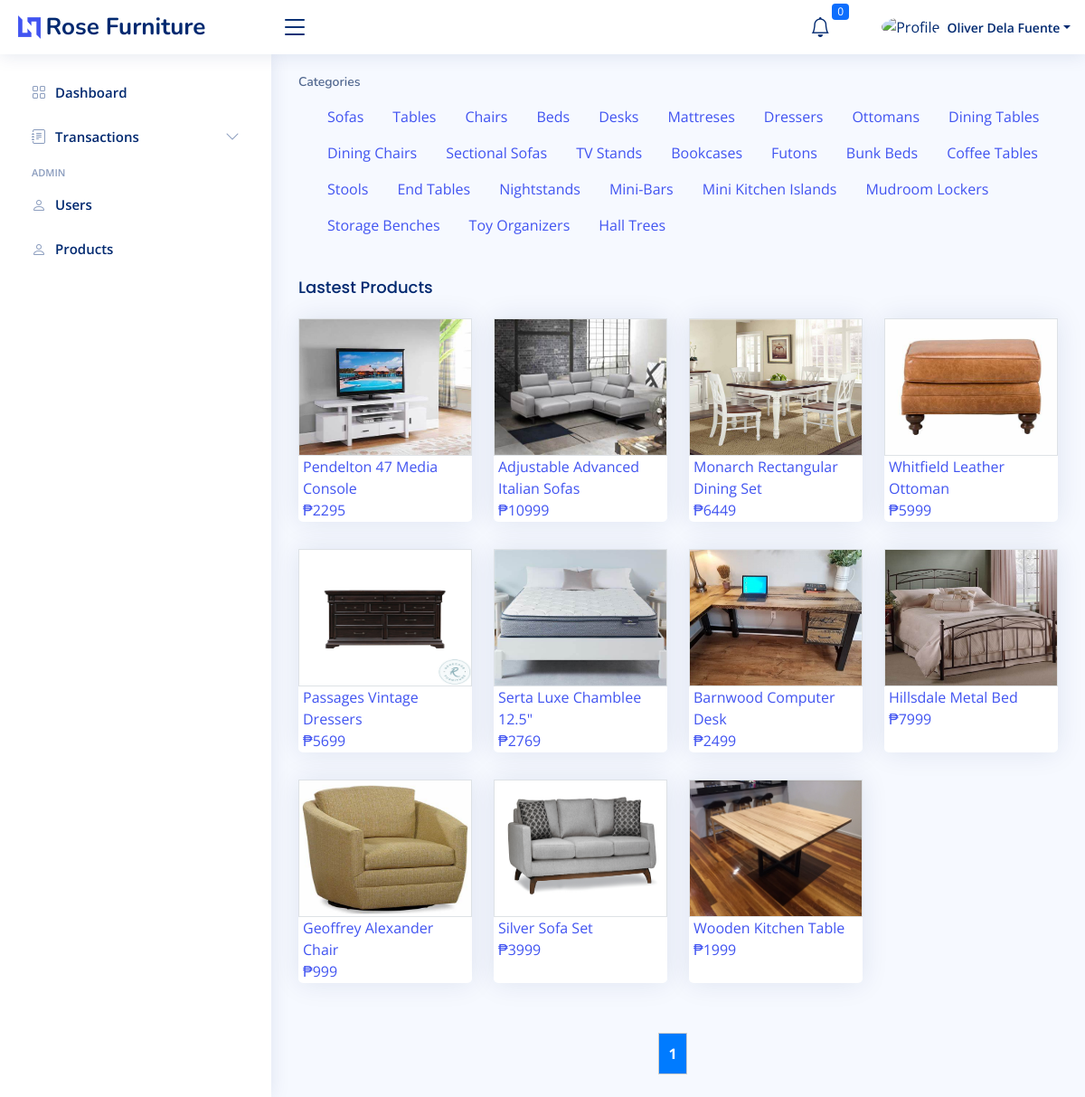
The page /ecommerce/home.php (signed in) on the database its author committed.
### tables this page shows
CREATE TABLE `tbl_users` (
  `user_id` int(11) NOT NULL,
  `first_name` varchar(100) DEFAULT NULL,
  `last_name` varchar(100) DEFAULT NULL,
  `address` varchar(250) DEFAULT NULL,
  `contact_no` varchar(50) DEFAULT NULL,
  `username` varchar(100) DEFAULT NULL,
  `password` varchar(100) DEFAULT NULL,
  `email` varchar(100) DEFAULT NULL,
  `group_code` int(11) DEFAULT NULL,
  `status` int(11) DEFAULT 1
);

CREATE TABLE `tbl_category` (
  `category_id` int(11) NOT NULL,
  `category_name` varchar(100) DEFAULT NULL,
  `category_status` int(11) DEFAULT 1
);

CREATE TABLE `tbl_products` (
  `product_id` int(11) NOT NULL,
  `product_code` varchar(100) DEFAULT NULL,
  `product_name` varchar(100) DEFAULT NULL,
  `product_price` varchar(100) DEFAULT NULL,
  `product_quantity` varchar(100) DEFAULT NULL,
  `product_category` varchar(100) DEFAULT NULL,
  `product_description` varchar(1000) DEFAULT NULL,
  `product_image` varchar(100) DEFAULT NULL,
  `product_status` varchar(100) DEFAULT '1'
);

### ecommerce/home.php (the view, shortened to what this page needs)
<?php include '../includes/header_ecommerce.php'; ?>
<?php
include '../database/connection.php';
?>
<div class="pagetitle">
  <nav>
    <ol class="breadcrumb">
          <li class="breadcrumb-item active">Categories</li>
    </ol>
  </nav>
  <?php
  $sql = mysqli_query($conn, "SELECT * FROM tbl_category WHERE category_status = 1");
  while ($row = mysqli_fetch_assoc($sql)) {
    echo '<ul class="block-ul">
              <li><a style="cursor: pointer;"class="category_search" data-id="' . $row['category_name'] . '">' . $row['category_name'] . '</a></li>
              </ul>';
  }
  ?>
</div>
<h1 class="card-title">Lastest Products</h1>
<section class="section dashboard">
  <div class="row">
    <div class="col-lg-12">
      <div class="row" id="display_search">
        <?php
        include '../database/connection.php';
        $totalItemsQuery = mysqli_query($conn, "SELECT COUNT(*) as total FROM tbl_products");
        $totalItemsData = mysqli_fetch_assoc($totalItemsQuery);
        $totalItems = $totalItemsData['total'];
        $itemsPerPage = 20;
        $currentPage = isset($_GET['page']) ? $_GET['page'] : 1;
        $totalPages = ceil($totalItems / $itemsPerPage);
        $startIndex = ($currentPage - 1) * $itemsPerPage;
        $sql = mysqli_query($conn, "SELECT * FROM tbl_products WHERE product_status = 1 ORDER BY product_id DESC LIMIT $startIndex, $itemsPerPage");
        $items = array();
        while ($row = mysqli_fetch_assoc($sql)) {
          $items[] = array(
            "product_id" => $row['product_id'],
            "product_name" => $row['product_name'],
            "product_image" => $row['product_image'],
            "product_price" => $row['product_price'],
            "product_code" => $row['product_code'],
          );
        }
        foreach ($items as $item) {
        ?>
          <div class="col-xxl-4 col-md-3 display_hide">
            <a href="../ecommerce/product?id=<?= $item['product_id'] ?>&code=<?= $item['product_code'] ?>">
              <div class="card info-card" style="height: 225px;">
                <div class="border">
                  <img src="../ecommerce/uploads/<?= $item['product_image'] ?>" width="100%" height="150px" alt="">
                </div>
                <div style="margin-left: 5px;">
                  <label class=""><?= $item['product_name'] ?></label>
                </div>
                <div style="margin-left: 5px;">
                  <label class="">₱<?= $item['product_price'] ?></label>
                </div>
              </div>
            </a>
          </div>
        <?php
        }
        echo "<div class='pagination'>";
        $paginationLimit = 5;
        $startButton = max(1, $currentPage - floor($paginationLimit / 2));
        $endButton = min($totalPages, $startButton + $paginationLimit - 1);
        for ($i = $startButton; $i <= $endButton; $i++) {
          if ($i == $currentPage) {
            echo "<strong>$i</strong> ";
          } else {
            echo "<a href='?page=$i'>$i</a> ";
          }
        }
        echo "</div>";
        ?>
      </div>
    </div>
  </div>
</section>
<?php include '../includes/footer_ecommerce.php'; ?>

### includes/header_ecommerce.php (shortened to what this page needs)
<?php
@require_once '../database/connection.php';
$curPageName = substr($_SERVER["SCRIPT_NAME"], strrpos($_SERVER["SCRIPT_NAME"], "/") + 1);
$getID     = $_SESSION['user_id'];
$queryUser = $conn->query("SELECT * FROM `tbl_users` WHERE `user_id` = '" . $getID . "' ");
$user      = $queryUser->fetch_assoc();
@$date = new DateTime('now', new DateTimeZone('Asia/Manila'));
@$new_date = @$date->format('Y-m-d H:i:s');
@$sqlDate = mysqli_query($conn, "SELECT date_completed FROM tbl_order_detail_items WHERE refund_status = 1 ");
@$fetchDate = mysqli_fetch_assoc($sqlDate);
if(@$new_date > @$fetchDate['date_completed']){
  @$updateRefund = "UPDATE tbl_order_detail_items SET refund_status = 0 WHERE refund_status = 1 ";
  mysqli_query($conn, $updateRefund);
}
?>
<!DOCTYPE html>
<html lang="en">
<head>
  <link href="https://cdn.jsdelivr.net/npm/select2@4.1.0-rc.0/dist/css/select2.min.css" rel="stylesheet" />
  <link rel="stylesheet" href="https://cdnjs.cloudflare.com/ajax/libs/font-awesome/6.4.2/css/all.min.css" />
  <link href="assets/vendor/bootstrap-icons/bootstrap-icons.css" rel="stylesheet">
  <link href="assets/vendor/boxicons/css/boxicons.min.css" rel="stylesheet">
  <link href="assets/vendor/quill/quill.snow.css" rel="stylesheet">
  <link href="assets/vendor/quill/quill.bubble.css" rel="stylesheet">
  <link href="assets/vendor/remixicon/remixicon.css" rel="stylesheet">
  <link href="assets/css/bootstrap.min.css" rel="stylesheet">
  <link rel="stylesheet" href="assets/css/bsDatatable.css">
  <link href="https://cdn.jsdelivr.net/npm/sweetalert2@11.7.32/dist/sweetalert2.min.css" rel="stylesheet">
  <link href="assets/css/style.css" rel="stylesheet">
</head>
<body>
  <header id="header" class="header fixed-top d-flex align-items-center">
    <div class="d-flex align-items-center justify-content-between">
      <a href="home" class="logo d-flex align-items-center">
        <img src="assets/img/logo.png" alt="">
        <span class="d-none d-lg-block">Rose Furniture</span>
      </a>
      <i class="bi bi-list toggle-sidebar-btn"></i>
    </div>
    <nav class="header-nav ms-auto">
      <ul class="d-flex align-items-center">
        <li class="nav-item dropdown">
          <a class="nav-link nav-icon" href="#" data-bs-toggle="dropdown">
            <i class="bi bi-bell"></i>
            <span class="badge bg-primary badge-number">
              <?php
              $sqlCountAdmin = mysqli_query($conn, "SELECT COUNT(notification_id) as 'id' FROM tbl_notifications WHERE receiver_id = '" . $_SESSION['user_id'] . "' AND status = 1 ");
              $rowCoundAdmin = mysqli_fetch_assoc($sqlCountAdmin);
              echo $rowCoundAdmin['id'];
              ?>
            </span>
          </a>
        </li>
        <li class="nav-item dropdown pe-3">
          <a class="nav-link nav-profile d-flex align-items-center pe-0" href="#" data-bs-toggle="dropdown">
            <img src="https://th.bing.com/th/id/OIP.LG6UqvINZmEBMrUzrhADJAHaHa?pid=ImgDet&rs=1" alt="Profile" class="rounded-circle">
            <span class="d-none d-md-block dropdown-toggle ps-2"><?php echo $user['first_name'] ?> <?php echo $user['last_name'] ?></span>
          </a>
        </li>
      </ul>
    </nav>
  </header>
  <aside id="sidebar" class="sidebar">
    <ul class="sidebar-nav" id="sidebar-nav">
      <?php
      if ($_SESSION['group_code'] == 1) {
      ?>
        <li class="nav-item">
          <a class="nav-link <?php if ($curPageName != "dashboard.php") {
                                echo 'collapsed';
                              } ?>" href="dashboard">
            <i class="bi bi-grid"></i>
            <span>Dashboard</span>
          </a>
        </li>
      <?php
      }else if($_SESSION['group_code'] == 3){
      }
      ?>
      <?php
      if ($_SESSION['group_code'] == 2) {
      ?>
        <li class="nav-item">
          <a class="nav-link <?php if ($curPageName != "my_cart.php") {
                                echo 'collapsed';
                              } ?>" href="../ecommerce/my_cart">
            <i class="bx bx-cart-alt"></i><span>My Cart</span>
            <?php
            $cartSelect = $conn->query("SELECT COUNT(cart_id) AS 'count' FROM tbl_cart_items WHERE user_id = '$getID' AND status = 1 ");
            $cartItem = $cartSelect->fetch_assoc();
            ?>
            <div class="text-end" style="margin-left: 5px;">
              <span class="badge bg-success badge-number"><?= $cartItem['count'] ?></span>
            </div>
          </a>
        </li>
        <li class="nav-item">
          <a class="nav-link <?php if ($curPageName != "my_purchase.php") {
                                echo 'collapsed';
                              } ?>" href="../ecommerce/my_purchase?history=to_pay">
            <i class="bi bi-menu-button-wide"></i><span>My Purchase</span>
            <!-- <?php
                  $cartSelect = $conn->query("SELECT COUNT(order_id) AS 'count' FROM tbl_order_detail_items WHERE user_id = '$getID' AND status = 1 ");
                  $cartItem = $cartSelect->fetch_assoc();
                  ?>
             <div class="text-end" style="margin-left: 5px;">
            <span class="badge bg-success badge-number"><?= $cartItem['count'] ?></span>
            </div> -->
          </a>
        </li>
<!--
        <li class="nav-item">
          <a class="nav-link <?php if ($curPageName != "cancelled_transactions.php") {
                                echo 'collapsed';
                              } ?>" href="cancelled_transactions">
            <i class="bi bi-menu-button-wide"></i><span>Completed Transactions</span>
          </a>
        </li>
        <li class="nav-item">
          <a class="nav-link <?php if ($curPageName != "cancelled_transactions.php") {
                                echo 'collapsed';
                              } ?>" href="cancelled_transactions">
            <i class="bi bi-menu-button-wide"></i><span>Cancelled Transactions</span>
          </a>
        </li> -->
      <?php
      } else if ($_SESSION['group_code'] == 1) {
      ?>
        <li class="nav-item">
          <a class="nav-link collapsed" data-bs-target="#forms-nav" data-bs-toggle="collapse" href="#">
            <i class="bi bi-journal-text"></i><span>Transactions</span><i class="bi bi-chevron-down ms-auto"></i>
          </a>
        </li>
      <?php
      } else if ($_SESSION['group_code'] == 3) {
      ?>
        <li class="nav-item">
          <a class="nav-link collapsed" data-bs-target="#forms-nav" data-bs-toggle="collapse" href="#">
            <i class="bi bi-journal-text"></i><span>Transactions</span><i class="bi bi-chevron-down ms-auto"></i>
          </a>
          <ul id="forms-nav" class="nav-content collapsed collapse
        <?php
        if ($curPageName == "receiving.php" || $curPageName == "delivery.php" || $curPageName == "for_refund.php") {
          echo 'show';
        }
        ?>" data-bs-parent="#sidebar-nav">
            <li>
              <a href="receiving">
                <i class="bi bi-circle" style="<?php if ($curPageName == "receiving.php") {
                                                  echo 'background: darkblue;';
                                                } ?>"></i><span>My Receiving</span>
              </a>
            </li>
            <li>
              <a href="delivery">
                <i class="bi bi-circle" style="<?php if ($curPageName == "delivery.php") {
                                                  echo 'background: darkblue;';
                                                } ?>"></i><span>To Deliver</span>
              </a>
            </li>
            <li>
              <a href="for_refund">
                <i class="bi bi-circle" style="<?php if ($curPageName == "for_refund.php") {
                                                  echo 'background: darkblue;';
                                                } ?>"></i><span>For Refund</span>
              </a>
            </li>
          </ul>
        </li>
      <?php
      }
      ?>
      <?php
      if ($getID == 1) {
      ?>
        <li class="nav-heading">Admin</li>
        <li class="nav-item">
          <a class="nav-link <?php if ($curPageName != "users.php") {
                                echo 'collapsed';
                              } ?>" href="users">
            <i class="bi bi-person"></i>
            <span>Users</span>
          </a>
        </li>
        <li class="nav-item">
          <a class="nav-link <?php if ($curPageName != "products.php") {
                                echo 'collapsed';
                              } ?>" href="products">
            <i class="bi bi-person"></i>
            <span>Products</span>
          </a>
        </li>
      <?php
      }
      ?>
    </ul>
  </aside>
  <main id="main" class="main">

### ecommerce/assets/css/style.css (style rules this page uses)
:root { scroll-behavior: smooth; }
body { font-family: "Open Sans", sans-serif; background: #f6f9ff; color: #444444; }
a { color: #4154f1; text-decoration: none; }
h1, h2, h3, h4, h5, h6 { font-family: "Nunito", sans-serif; }
#main { margin-top: 60px; padding: 20px 30px; transition: all 0.3s; }
.pagetitle { margin-bottom: 10px; }
.card { margin-bottom: 30px; border: none; border-radius: 5px; box-shadow: 0px 0 30px rgba(1, 41, 112, 0.1); }
.card-title { padding: 20px 0 15px 0; font-size: 18px; font-weight: 500; color: #012970; font-family: "Poppins", sans-serif; }
.breadcrumb { font-size: 14px; font-family: "Nunito", sans-serif; color: #899bbd; font-weight: 600; }
.breadcrumb .breadcrumb-item::before { color: #899bbd; }
.breadcrumb .active { color: #51678f; font-weight: 600; }
.logo { line-height: 1; }
@media (min-width: 1200px) { .logo { width: 280px; } }
.logo img { max-height: 26px; margin-right: 6px; }
.logo span { font-size: 26px; font-weight: 700; color: #012970; font-family: "Nunito", sans-serif; }
.header { transition: all 0.5s; z-index: 997; height: 60px; box-shadow: 0px 2px 20px rgba(1, 41, 112, 0.1); background-color: #fff; padding-left: 20px; }
.header .toggle-sidebar-btn { font-size: 32px; padding-left: 10px; cursor: pointer; color: #012970; }
.header-nav ul { list-style: none; }
.header-nav>ul { margin: 0; padding: 0; }
.header-nav .nav-icon { font-size: 22px; color: #012970; margin-right: 25px; position: relative; }
.header-nav .nav-profile { color: #012970; }
.header-nav .nav-profile img { max-height: 36px; }
.header-nav .nav-profile span { font-size: 14px; font-weight: 600; }
.header-nav .badge-number { position: absolute; inset: -2px -5px auto auto; font-weight: normal; font-size: 12px; padding: 3px 6px; }
.sidebar { position: fixed; top: 60px; left: 0; bottom: 0; width: 300px; z-index: 996; transition: all 0.3s; padding: 20px; overflow-y: auto; scrollbar-width: thin; scrollbar-color: #aab7cf transparent; box-shadow: 0px 0px 20px rgba(1, 41, 112, 0.1); background-color: #fff; }
@media (min-width: 1200px) { #main, #footer { margin-left: 300px; } }
.sidebar-nav { padding: 0; margin: 0; list-style: none; }
.sidebar-nav li { padding: 0; margin: 0; list-style: none; }
.sidebar-nav .nav-item { margin-bottom: 5px; }
.sidebar-nav .nav-heading { font-size: 11px; text-transform: uppercase; color: #899bbd; font-weight: 600; margin: 10px 0 5px 15px; }
.sidebar-nav .nav-link { display: flex; align-items: center; font-size: 15px; font-weight: 600; color: #4154f1; transition: 0.3; background: #f6f9ff; padding: 10px 15px; border-radius: 4px; }
.sidebar-nav .nav-link i { font-size: 16px; margin-right: 10px; color: #4154f1; }
.sidebar-nav .nav-link.collapsed { color: #012970; background: #fff; }
.sidebar-nav .nav-link.collapsed i { color: #899bbd; }
.sidebar-nav .nav-link .bi-chevron-down { margin-right: 0; transition: transform 0.2s ease-in-out; }
.dashboard .info-card { padding-bottom: 10px; }

### ecommerce/home.php (style rules this page uses)
.pagination { display: flex; justify-content: center; margin-top: 20px; }
.pagination strong { padding: 10px; border: 1px solid #ccc; margin: 5px; background-color: #007BFF; color: #fff; }
.block-ul { display: inline-block; list-style: none; }

### rows shown on the page
tbl_users: first_name "Oliver", last_name "Dela Fuente"
tbl_category: category_name "Sofas"
tbl_category: category_name "Tables"
tbl_category: category_name "Chairs"
tbl_category: category_name "Beds"
tbl_category: category_name "Desks"
tbl_category: category_name "Mattreses"
tbl_category: category_name "Dressers"
tbl_category: category_name "Ottomans"
tbl_category: category_name "Dining Tables"
tbl_category: category_name "Dining Chairs"
tbl_category: category_name "Sectional Sofas"
tbl_category: category_name "TV Stands"
tbl_category: category_name "Bookcases"
tbl_category: category_name "Futons"
tbl_category: category_name "Bunk Beds"
tbl_category: category_name "Coffee Tables"
tbl_category: category_name "Stools"
tbl_category: category_name "End Tables"
tbl_category: category_name "Nightstands"
tbl_category: category_name "Mini-Bars"
tbl_category: category_name "Mini Kitchen Islands"
tbl_category: category_name "Mudroom Lockers"
tbl_category: category_name "Storage Benches"
tbl_category: category_name "Toy Organizers"
tbl_category: category_name "Hall Trees"
tbl_products: product_image (picture), product_name "Pendelton 47 Media Console", product_price "2295"
tbl_products: product_image (picture), product_name "Adjustable Advanced Italian Sofas", product_price "10999"
tbl_products: product_image (picture), product_name "Monarch Rectangular Dining Set", product_price "6449"
tbl_products: product_image (picture), product_name "Whitfield Leather Ottoman", product_price "5999"
tbl_products: product_image (picture), product_name "Passages Vintage Dressers", product_price "5699"
tbl_products: product_image (picture), product_name "Serta Luxe Chamblee 12.5\"", product_price "2769"
tbl_products: product_image (picture), product_name "Barnwood Computer Desk", product_price "2499"
tbl_products: product_image (picture), product_name "Hillsdale Metal Bed", product_price "7999"
tbl_products: product_image (picture), product_name "Geoffrey Alexander Chair", product_price "999"
tbl_products: product_image (picture), product_name "Silver Sofa Set", product_price "3999"
tbl_products: product_image (picture), product_name "Wooden Kitchen Table", product_price "1999"

### other values the page prints
$rowCoundAdmin['id'] "0"
